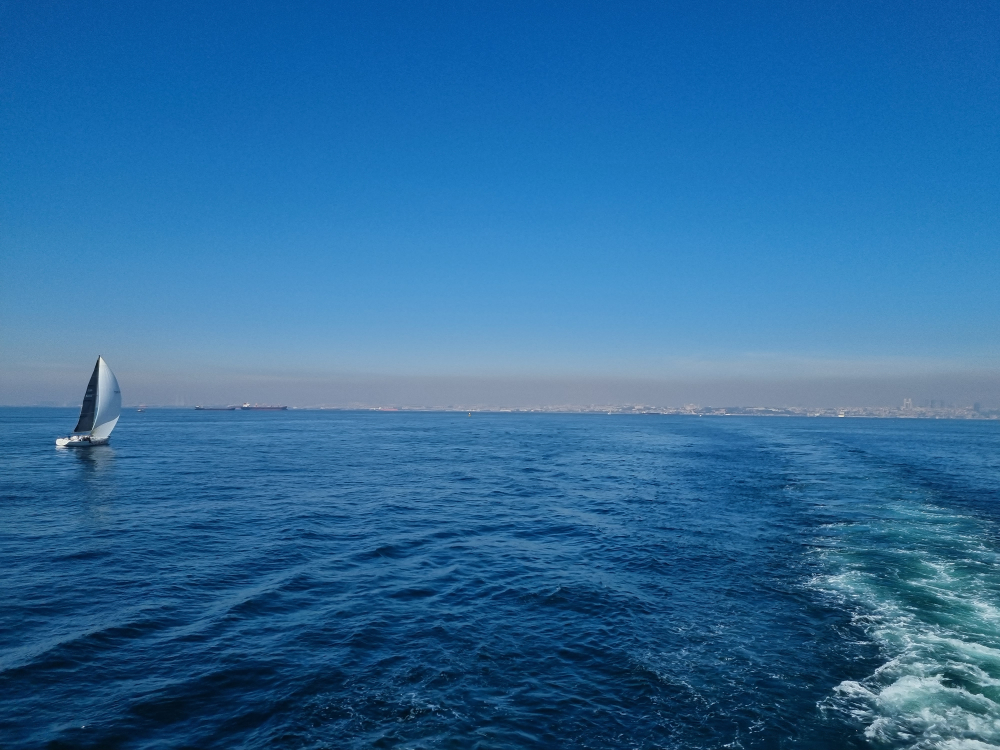
#> input picture original/20220910_114842.jpg, 4000 x 3000 px (shown at 1/4 size); its folder holds only this picture in this run
$ python fft_method_test.py
#> lines starting #> are read from the running program, lines starting #| are printed output that depends on the picture
import cv2
import os
import numpy as np

# -----------------------------
# HIGH FREQUENCY FFT SHARPNESS
# -----------------------------
def fft_sharpness(image):

    f = np.fft.fft2(image)
    fshift = np.fft.fftshift(f)

    magnitude = np.abs(fshift)

    h, w = magnitude.shape
    cx, cy = h // 2, w // 2

    # center = low frequency mask
    radius = 20  # adjustable parameter

    mask = np.ones((h, w), dtype=np.float32)
    mask[cx - radius:cx + radius,
         cy - radius:cy + radius] = 0

    # high frequency extraction
    high_freq = magnitude * mask

    # sharpness score (energy of high frequencies)
    score = np.sum(high_freq)

    return score


# -----------------------------
# MAIN PIPELINE
# -----------------------------
if __name__ == "__main__":

    print("*FFT HIGH FREQUENCY ANALYSIS STARTED*\n")

    base_path = os.path.dirname(os.path.abspath(__file__))

    folders = {
        "Original": os.path.join(base_path, "original"),
        "Sigma 2": os.path.join(base_path, "blurred_sigma2"),
        "Sigma 4": os.path.join(base_path, "blurred_sigma4"),
        "Sigma 6": os.path.join(base_path, "blurred_sigma6"),
        "Sigma 8": os.path.join(base_path, "blurred_sigma8"),
    }

    results = {}

    total_images = 0

    # -----------------------------
    # PROCESS EACH FOLDER
    # -----------------------------
    for name, folder in folders.items():

        if not os.path.exists(folder):
            print(f"❌ Folder not found: {name}")
            continue

        files = os.listdir(folder)

        scores = []
        processed = 0

        for file in files:

            if file.lower().endswith((".jpg", ".jpeg", ".png", ".bmp", ".webp")):

                path = os.path.join(folder, file)

                image = cv2.imread(path, cv2.IMREAD_GRAYSCALE)
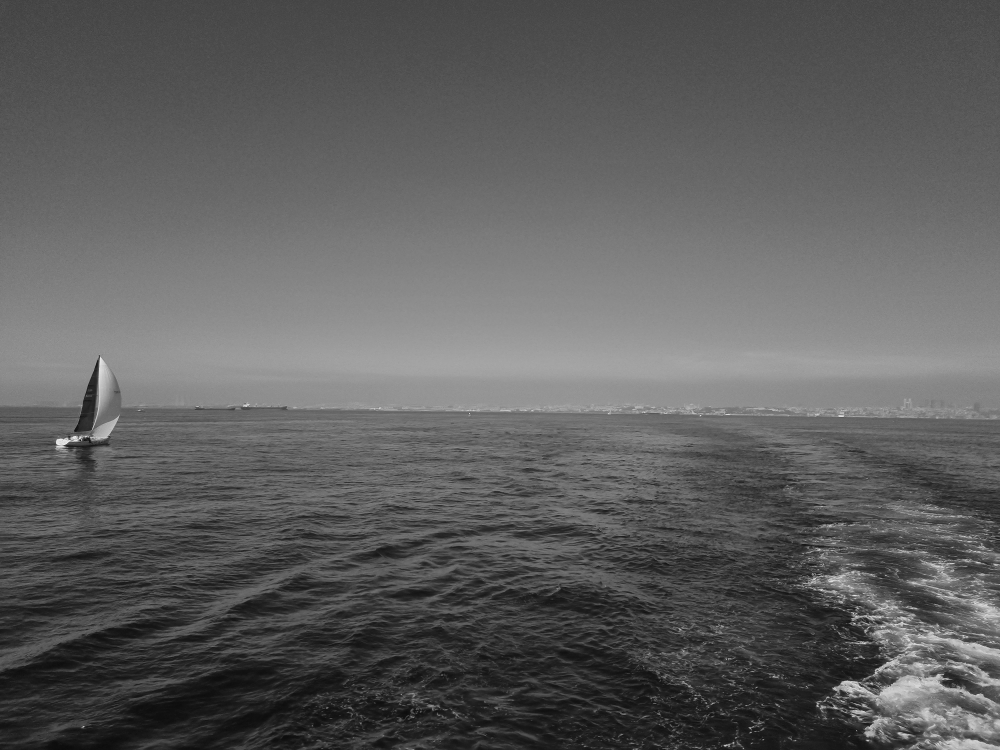
#> image: shape (3000, 4000) (shown at 1/4 size); min 2, max 255, mean 94

                if image is None:
                    continue

                # optional resize for speed
                image = cv2.resize(image, (128, 128))
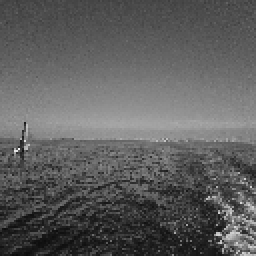
#> image: shape (128, 128) (shown 2 times larger); min 11, max 243, mean 93.8

                score = fft_sharpness(image)
#> in fft_sharpness, `high_freq = magnitude * mask`:
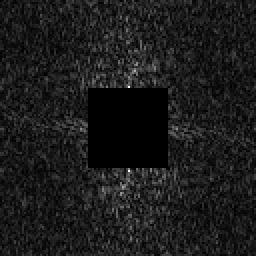
#> high_freq: shape (128, 128) float64 (shown 2 times larger); min 0, max 13500.1, mean 1461.5; drawn with min black and max white
#> in fft_sharpness, `score = np.sum(high_freq)`: score = 23945999.9
#> score = 23945999.9

                scores.append(score)

                processed += 1
                total_images += 1

        if processed > 0:
            avg_score = np.mean(scores)
#> avg_score = 23945999.9
            results[name] = avg_score

            print(f"{name} -> Processed: {processed} | High-Freq Score: {avg_score:.2f}")
#| Original -> Processed: 1 | High-Freq Score: 23945999.88
        else:
            print(f"{name} -> No images processed")


    # -----------------------------
    # FINAL RESULTS
    # -----------------------------
    print("\n======================")
    print("FINAL HIGH FREQUENCY RESULTS")
    print("======================")

    print("Total images processed:", total_images)

    for k, v in results.items():
        print(f"{k}: {v:.2f}")
#> this loop made 1 pass
#> (k, v) on pass 1: ('Original', 23945999.9)
#| Original: 23945999.88
